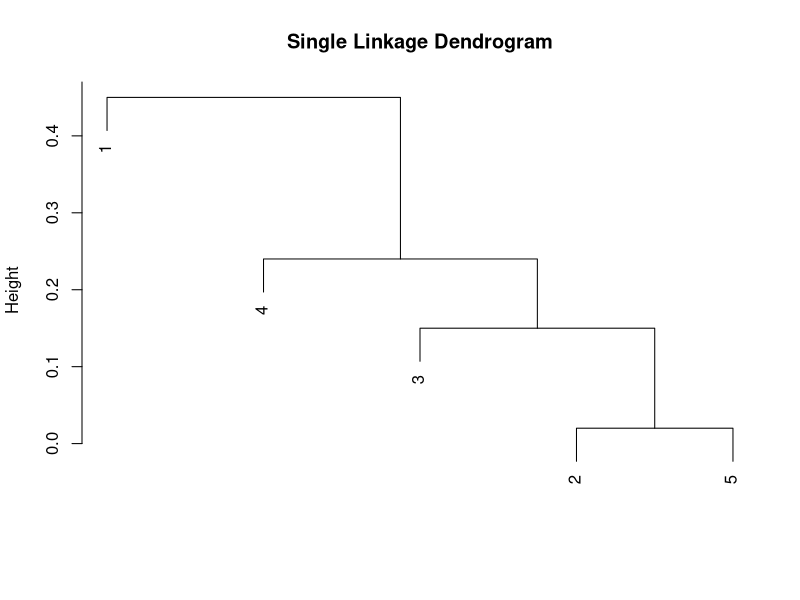
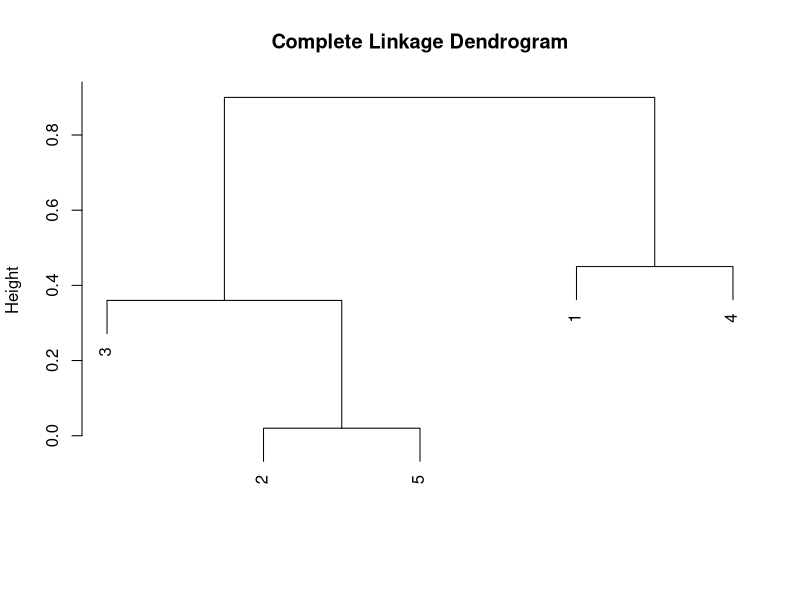

These charts were generated, in order, by the following R code:
# Similarity matrix
similarity_matrix <- matrix(c(1.00, 0.10, 0.41, 0.55, 0.35,
                              0.10, 1.00, 0.64, 0.47, 0.98,
                              0.41, 0.64, 1.00, 0.44, 0.85,
                              0.55, 0.47, 0.44, 1.00, 0.76,
                              0.35, 0.98, 0.85, 0.76, 1.00), 
                            nrow = 5, byrow = TRUE)

distance_matrix <- 1 - similarity_matrix

# Diagonal is 0 for distance
diag(distance_matrix) <- 0

# Single linkage
hc_single <- hclust(as.dist(distance_matrix), method = "single")
# Complete linkage
hc_complete <- hclust(as.dist(distance_matrix), method = "complete")

# Dendrograms
plot(hc_single, main = "Single Linkage Dendrogram", sub = "", xlab = "")
plot(hc_complete, main = "Complete Linkage Dendrogram", sub = "", xlab = "")
